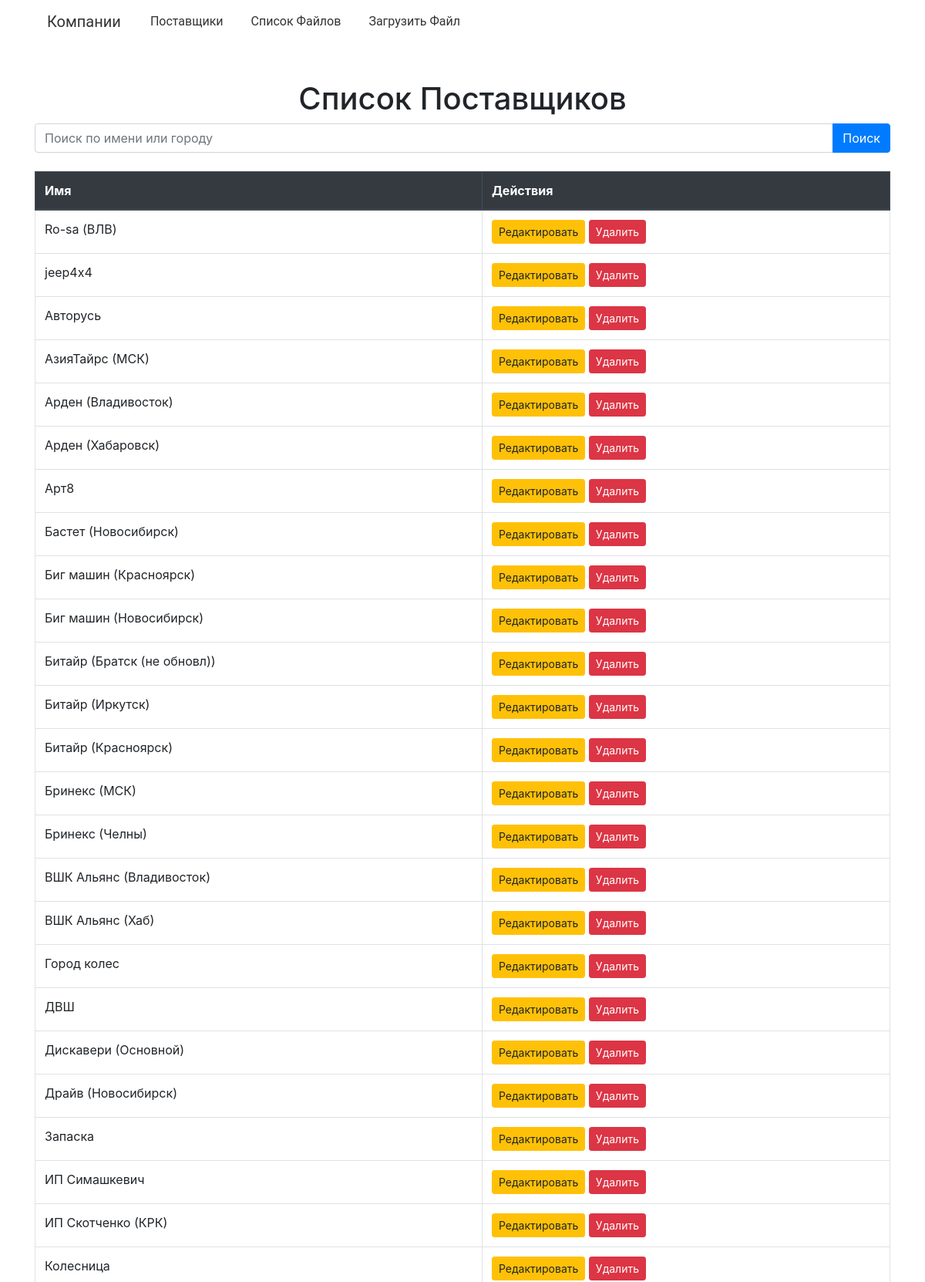
Screenshot of /suppliers/ (upper part) with the database file from the repository.
### apps/suppliers/models.py (models this page shows, shortened)
class Supplier(models.Model):
    name = models.CharField(max_length=100, unique=True, verbose_name='Name')
    city = models.ForeignKey(City, on_delete=models.CASCADE)
    class Meta:
        ordering = ['name']

### apps/suppliers/views.py (the view)
# urls.py: path('suppliers/', supplier_list, name='supplier_list'),
def supplier_list(request):
    query = request.GET.get('q', '')  # Get the search query from the request
    suppliers = Supplier.objects.all()
    if query:
        suppliers = suppliers.filter(
            Q(name__icontains=query) |
            Q(city__name__icontains=query)  # Assuming you have a related name for city
        ).distinct()
    return render(request, 'supplier_list.html', {'suppliers': suppliers, 'query': query})

### apps/suppliers/templates/supplier_list.html (shortened to what this page needs)
{% extends 'base.html' %}
{% load form_tags %}
{% block content %}
<div class="container mt-5">
    <h1 class="text-center">Список Поставщиков</h1>
    <form method="GET" action="{% url 'supplier_list' %}" class="mb-4">
        <div class="input-group">
            <input type="text" name="q" value="{{ query }}" class="form-control"
                   placeholder="Поиск по имени или городу">
            <div class="input-group-append">
                <button class="btn btn-primary" type="submit">Поиск</button>
            </div>
        </div>
    </form>
    <table class="table table-bordered">
        <thead class="thead-dark">
        <tr>
            <th>Имя</th>
            <th>Действия</th>
        </tr>
        </thead>
<tbody>
    {% for supplier in suppliers %}
    <tr class="{% if supplier.visual_priority == 1 %}priority-1{% elif supplier.visual_priority == 2 %}priority-2{% elif supplier.visual_priority == 3 %}priority-3{% endif %}"
         style="cursor:pointer;">
        <td>{{ supplier.name }}</td>
        <td>
            <a href="{% url 'edit_supplier' supplier.id %}" class="btn btn-warning btn-sm">Редактировать</a>
            <form action="{% url 'delete_supplier' supplier.id %}" method="POST" style="display:inline;"
                  onsubmit="return confirm('Вы уверены, что хотите удалить этого поставщика?');">
                <button type="submit" class="btn btn-danger btn-sm">Удалить</button>
            </form>
        </td>
    </tr>
    {% empty %}
    <tr>
        <td colspan="5" class="text-center">Нет поставщиков для отображения.</td>
    </tr>
    {% endfor %}
</tbody>
    </table>
</div>
{% endblock %}

### templates/base.html (shortened to what this page needs)
{% load static %}
<!DOCTYPE html>
<html lang="ru">
<head>
    <link href="https://stackpath.bootstrapcdn.com/bootstrap/4.5.2/css/bootstrap.min.css" rel="stylesheet">
</head>
<body>
<div class="container">
    <nav class="navbar navbar-expand-lg" style="font-family: 'Roboto', sans-serif;">
        <a class="navbar-brand" href="{% url 'company_list' %}">Компании</a>
        <div class="collapse navbar-collapse" id="navbarNav">
            <ul class="navbar-nav">
                <li class="nav-item">
                    <a class="nav-link" href="{% url 'supplier_list' %}">Поставщики</a>
                </li>
                <li class="nav-item">
                    <a class="nav-link" href="{% url 'list_files' %}">Список Файлов</a>
                </li>
                <li class="nav-item">
                    <a class="nav-link" href="{% url 'upload_file' %}">Загрузить Файл</a>
                </li>
            </ul>
        </div>
    </nav>
</div>
{% block content %}
{% endblock %}
</body>
</html>

### templates/base.html (style rules this page uses)
.table tbody tr { transition: background-color 0.3s ease; }
.navbar { background-color: white; color: #333; }
.navbar-brand, .navbar-nav .nav-link { color: #333; }
.navbar { justify-content: center; }
.navbar-brand { margin: 0; }
.navbar-nav { flex-direction: row; margin-left: 20px; }
.nav-item { margin: 0 10px; }

### rows the page displays
Supplier: name "Ro-sa (ВЛВ)"
Supplier: name "jeep4x4"
Supplier: name "Авторусь"
Supplier: name "АзияТайрс (МСК)"
Supplier: name "Арден (Владивосток)"
Supplier: name "Арден (Хабаровск)"
Supplier: name "Арт8"
Supplier: name "Бастет (Новосибирск)"
Supplier: name "Биг машин (Красноярск)"
Supplier: name "Биг машин (Новосибирск)"
Supplier: name "Битайр (Братск (не обновл))"
Supplier: name "Битайр (Иркутск)"
Supplier: name "Битайр (Красноярск)"
Supplier: name "Бринекс (МСК)"
Supplier: name "Бринекс (Челны)"
Supplier: name "ВШК Альянс (Владивосток)"
Supplier: name "ВШК Альянс (Хаб)"
Supplier: name "Город колес"
Supplier: name "ДВШ"
Supplier: name "Дискавери (Основной)"
Supplier: name "Драйв (Новосибирск)"
Supplier: name "Запаска"
Supplier: name "ИП Симашкевич"
Supplier: name "ИП Скотченко (КРК)"
Supplier: name "Колесница"
